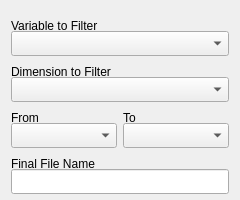
<?xml version="1.0" encoding="UTF-8"?>
<ui version="4.0">
 <class>Form</class>
 <widget class="QWidget" name="Form">
  <property name="geometry">
   <rect>
    <x>0</x>
    <y>0</y>
    <width>240</width>
    <height>200</height>
   </rect>
  </property>
  <property name="minimumSize">
   <size>
    <width>200</width>
    <height>200</height>
   </size>
  </property>
  <property name="maximumSize">
   <size>
    <width>240</width>
    <height>200</height>
   </size>
  </property>
  <property name="windowTitle">
   <string>Form</string>
  </property>
  <layout class="QVBoxLayout" name="verticalLayout_7">
   <item>
    <layout class="QVBoxLayout" name="verticalLayout_6">
     <property name="spacing">
      <number>0</number>
     </property>
     <item>
      <widget class="QLabel" name="label_6">
       <property name="sizePolicy">
        <sizepolicy hsizetype="Preferred" vsizetype="Preferred">
         <horstretch>0</horstretch>
         <verstretch>0</verstretch>
        </sizepolicy>
       </property>
       <property name="minimumSize">
        <size>
         <width>0</width>
         <height>30</height>
        </size>
       </property>
       <property name="maximumSize">
        <size>
         <width>16777215</width>
         <height>30</height>
        </size>
       </property>
       <property name="text">
        <string>Variable to Filter</string>
       </property>
      </widget>
     </item>
     <item>
      <widget class="QComboBox" name="comboBox_5">
       <property name="sizePolicy">
        <sizepolicy hsizetype="Expanding" vsizetype="Fixed">
         <horstretch>0</horstretch>
         <verstretch>0</verstretch>
        </sizepolicy>
       </property>
       <property name="minimumSize">
        <size>
         <width>0</width>
         <height>25</height>
        </size>
       </property>
       <property name="maximumSize">
        <size>
         <width>16777215</width>
         <height>25</height>
        </size>
       </property>
      </widget>
     </item>
    </layout>
   </item>
   <item>
    <layout class="QVBoxLayout" name="verticalLayout">
     <property name="spacing">
      <number>0</number>
     </property>
     <item>
      <widget class="QLabel" name="label">
       <property name="minimumSize">
        <size>
         <width>120</width>
         <height>30</height>
        </size>
       </property>
       <property name="maximumSize">
        <size>
         <width>200</width>
         <height>30</height>
        </size>
       </property>
       <property name="text">
        <string>Dimension to Filter</string>
       </property>
      </widget>
     </item>
     <item>
      <widget class="QComboBox" name="comboBox">
       <property name="minimumSize">
        <size>
         <width>0</width>
         <height>25</height>
        </size>
       </property>
       <property name="maximumSize">
        <size>
         <width>16777215</width>
         <height>25</height>
        </size>
       </property>
      </widget>
     </item>
    </layout>
   </item>
   <item>
    <layout class="QHBoxLayout" name="horizontalLayout">
     <item>
      <layout class="QVBoxLayout" name="verticalLayout_2">
       <property name="spacing">
        <number>0</number>
       </property>
       <item>
        <widget class="QLabel" name="label_2">
         <property name="minimumSize">
          <size>
           <width>50</width>
           <height>30</height>
          </size>
         </property>
         <property name="maximumSize">
          <size>
           <width>60</width>
           <height>30</height>
          </size>
         </property>
         <property name="text">
          <string>From</string>
         </property>
        </widget>
       </item>
       <item>
        <widget class="QComboBox" name="comboBox_2">
         <property name="sizePolicy">
          <sizepolicy hsizetype="Expanding" vsizetype="Fixed">
           <horstretch>0</horstretch>
           <verstretch>0</verstretch>
          </sizepolicy>
         </property>
         <property name="minimumSize">
          <size>
           <width>0</width>
           <height>25</height>
          </size>
         </property>
         <property name="maximumSize">
          <size>
           <width>16777215</width>
           <height>25</height>
          </size>
         </property>
        </widget>
       </item>
      </layout>
     </item>
     <item>
      <layout class="QVBoxLayout" name="verticalLayout_3">
       <property name="spacing">
        <number>0</number>
       </property>
       <item>
        <widget class="QLabel" name="label_3">
         <property name="minimumSize">
          <size>
           <width>50</width>
           <height>30</height>
          </size>
         </property>
         <property name="maximumSize">
          <size>
           <width>60</width>
           <height>30</height>
          </size>
         </property>
         <property name="text">
          <string>To</string>
         </property>
        </widget>
       </item>
       <item>
        <widget class="QComboBox" name="comboBox_3">
         <property name="sizePolicy">
          <sizepolicy hsizetype="Expanding" vsizetype="Fixed">
           <horstretch>0</horstretch>
           <verstretch>0</verstretch>
          </sizepolicy>
         </property>
         <property name="minimumSize">
          <size>
           <width>0</width>
           <height>25</height>
          </size>
         </property>
         <property name="maximumSize">
          <size>
           <width>16777215</width>
           <height>25</height>
          </size>
         </property>
        </widget>
       </item>
      </layout>
     </item>
    </layout>
   </item>
   <item>
    <layout class="QVBoxLayout" name="verticalLayout_4">
     <property name="spacing">
      <number>0</number>
     </property>
     <item>
      <widget class="QLabel" name="label_4">
       <property name="minimumSize">
        <size>
         <width>120</width>
         <height>30</height>
        </size>
       </property>
       <property name="maximumSize">
        <size>
         <width>200</width>
         <height>30</height>
        </size>
       </property>
       <property name="text">
        <string>Final File Name</string>
       </property>
      </widget>
     </item>
     <item>
      <widget class="QLineEdit" name="lineEdit">
       <property name="minimumSize">
        <size>
         <width>0</width>
         <height>25</height>
        </size>
       </property>
       <property name="maximumSize">
        <size>
         <width>16777215</width>
         <height>25</height>
        </size>
       </property>
      </widget>
     </item>
    </layout>
   </item>
  </layout>
 </widget>
 <resources/>
 <connections/>
</ui>
